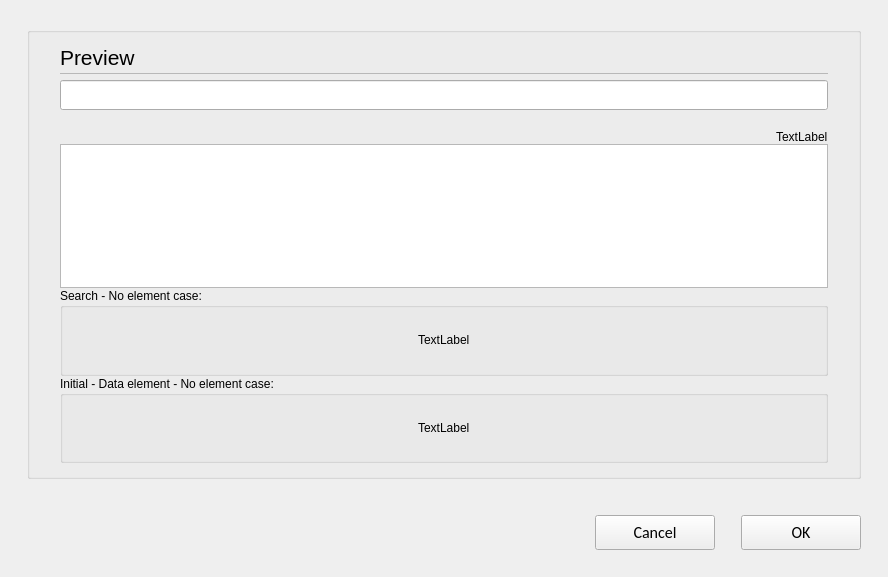
<?xml version="1.0" encoding="UTF-8"?>
<ui version="4.0">
 <class>C_SdNdeDbSelectDataPools</class>
 <widget class="QWidget" name="C_SdNdeDbSelectDataPools">
  <property name="geometry">
   <rect>
    <x>0</x>
    <y>0</y>
    <width>888</width>
    <height>577</height>
   </rect>
  </property>
  <property name="windowTitle">
   <string>C_SdNdeDbSelectDataPools</string>
  </property>
  <layout class="QVBoxLayout" name="verticalLayout">
   <property name="leftMargin">
    <number>27</number>
   </property>
   <property name="topMargin">
    <number>27</number>
   </property>
   <property name="rightMargin">
    <number>27</number>
   </property>
   <property name="bottomMargin">
    <number>0</number>
   </property>
   <item>
    <widget class="QGroupBox" name="pc_GroupBoxGeneral_5">
     <property name="styleRole" stdset="0">
      <string>default</string>
     </property>
     <property name="title">
      <string/>
     </property>
     <layout class="QVBoxLayout" name="verticalLayout_6">
      <property name="spacing">
       <number>0</number>
      </property>
      <property name="leftMargin">
       <number>30</number>
      </property>
      <property name="rightMargin">
       <number>30</number>
      </property>
      <property name="bottomMargin">
       <number>13</number>
      </property>
      <item>
       <layout class="QHBoxLayout" name="horizontalLayout_7" stretch="0,1">
        <property name="spacing">
         <number>6</number>
        </property>
        <item>
         <widget class="stw::opensyde_gui_elements::C_OgeLabContextMenuBase" name="pc_LabelHeadingPreview">
          <property name="styleRole" stdset="0">
           <string>heading-group-bold</string>
          </property>
          <property name="minimumSize">
           <size>
            <width>0</width>
            <height>30</height>
           </size>
          </property>
          <property name="maximumSize">
           <size>
            <width>16777215</width>
            <height>30</height>
           </size>
          </property>
          <property name="font">
           <font>
            <family>Segoe UI</family>
            <pointsize>16</pointsize>
           </font>
          </property>
          <property name="text">
           <string>Preview</string>
          </property>
         </widget>
        </item>
        <item>
         <spacer name="horizontalSpacer_10">
          <property name="orientation">
           <enum>Qt::Horizontal</enum>
          </property>
          <property name="sizeHint" stdset="0">
           <size>
            <width>40</width>
            <height>1</height>
           </size>
          </property>
         </spacer>
        </item>
       </layout>
      </item>
      <item>
       <layout class="QHBoxLayout" name="horizontalLayout_20" stretch="0">
        <property name="spacing">
         <number>0</number>
        </property>
        <property name="topMargin">
         <number>1</number>
        </property>
        <property name="rightMargin">
         <number>0</number>
        </property>
        <property name="bottomMargin">
         <number>0</number>
        </property>
        <item>
         <widget class="QFrame" name="pc_Frame_3">
          <property name="styleRole" stdset="0">
           <string>fra-separator</string>
          </property>
          <property name="minimumSize">
           <size>
            <width>0</width>
            <height>1</height>
           </size>
          </property>
          <property name="maximumSize">
           <size>
            <width>16777215</width>
            <height>1</height>
           </size>
          </property>
          <property name="frameShape">
           <enum>QFrame::StyledPanel</enum>
          </property>
          <property name="frameShadow">
           <enum>QFrame::Raised</enum>
          </property>
         </widget>
        </item>
       </layout>
      </item>
      <item>
       <spacer name="verticalSpacer_6">
        <property name="orientation">
         <enum>Qt::Vertical</enum>
        </property>
        <property name="sizeType">
         <enum>QSizePolicy::Fixed</enum>
        </property>
        <property name="sizeHint" stdset="0">
         <size>
          <width>6</width>
          <height>6</height>
         </size>
        </property>
       </spacer>
      </item>
      <item>
       <widget class="stw::opensyde_gui_elements::C_OgeLeProperties" name="pc_LineEditSearch">
        <property name="minimumSize">
         <size>
          <width>0</width>
          <height>30</height>
         </size>
        </property>
        <property name="maximumSize">
         <size>
          <width>16777215</width>
          <height>30</height>
         </size>
        </property>
       </widget>
      </item>
      <item>
       <layout class="QHBoxLayout" name="horizontalLayout_3">
        <property name="topMargin">
         <number>20</number>
        </property>
        <item>
         <spacer name="horizontalSpacer_7">
          <property name="orientation">
           <enum>Qt::Horizontal</enum>
          </property>
          <property name="sizeHint" stdset="0">
           <size>
            <width>1</width>
            <height>10</height>
           </size>
          </property>
         </spacer>
        </item>
        <item>
         <widget class="stw::opensyde_gui_elements::C_OgeLabToolTipBase" name="pc_LabelSelection">
          <property name="styleRole" stdset="0">
           <string>group-item</string>
          </property>
          <property name="text">
           <string>TextLabel</string>
          </property>
         </widget>
        </item>
       </layout>
      </item>
      <item>
       <widget class="stw::opensyde_gui::C_TblTreDataElementView" name="pc_TreeView"/>
      </item>
      <item>
       <widget class="QGroupBox" name="pc_GroupBoxSearchNoElementsFound">
        <property name="styleRole" stdset="0">
         <string>transparent</string>
        </property>
        <property name="title">
         <string>Search - No element case:</string>
        </property>
        <layout class="QHBoxLayout" name="horizontalLayout">
         <item>
          <spacer name="horizontalSpacer">
           <property name="orientation">
            <enum>Qt::Horizontal</enum>
           </property>
           <property name="sizeHint" stdset="0">
            <size>
             <width>259</width>
             <height>20</height>
            </size>
           </property>
          </spacer>
         </item>
         <item>
          <layout class="QVBoxLayout" name="verticalLayout_2">
           <item>
            <spacer name="verticalSpacer">
             <property name="orientation">
              <enum>Qt::Vertical</enum>
             </property>
             <property name="sizeHint" stdset="0">
              <size>
               <width>20</width>
               <height>40</height>
              </size>
             </property>
            </spacer>
           </item>
           <item>
            <widget class="stw::opensyde_gui_elements::C_OgeLabToolTipBase" name="pc_LabelSearchNoElementsFound">
             <property name="styleRole" stdset="0">
              <string>group-item</string>
             </property>
             <property name="text">
              <string>TextLabel</string>
             </property>
            </widget>
           </item>
           <item>
            <spacer name="verticalSpacer_2">
             <property name="orientation">
              <enum>Qt::Vertical</enum>
             </property>
             <property name="sizeHint" stdset="0">
              <size>
               <width>20</width>
               <height>40</height>
              </size>
             </property>
            </spacer>
           </item>
          </layout>
         </item>
         <item>
          <spacer name="horizontalSpacer_2">
           <property name="orientation">
            <enum>Qt::Horizontal</enum>
           </property>
           <property name="sizeHint" stdset="0">
            <size>
             <width>259</width>
             <height>20</height>
            </size>
           </property>
          </spacer>
         </item>
        </layout>
       </widget>
      </item>
      <item>
       <widget class="QGroupBox" name="pc_GroupBoxInitialDataElementNoElements">
        <property name="styleRole" stdset="0">
         <string>transparent</string>
        </property>
        <property name="title">
         <string>Initial - Data element - No element case:</string>
        </property>
        <layout class="QHBoxLayout" name="horizontalLayout_4">
         <item>
          <spacer name="horizontalSpacer_8">
           <property name="orientation">
            <enum>Qt::Horizontal</enum>
           </property>
           <property name="sizeHint" stdset="0">
            <size>
             <width>259</width>
             <height>20</height>
            </size>
           </property>
          </spacer>
         </item>
         <item>
          <layout class="QVBoxLayout" name="verticalLayout_7">
           <item>
            <spacer name="verticalSpacer_5">
             <property name="orientation">
              <enum>Qt::Vertical</enum>
             </property>
             <property name="sizeHint" stdset="0">
              <size>
               <width>20</width>
               <height>40</height>
              </size>
             </property>
            </spacer>
           </item>
           <item>
            <widget class="stw::opensyde_gui_elements::C_OgeLabToolTipBase" name="pc_LabelInitialDataElementsNoElements">
             <property name="styleRole" stdset="0">
              <string>group-item</string>
             </property>
             <property name="text">
              <string>TextLabel</string>
             </property>
            </widget>
           </item>
           <item>
            <spacer name="verticalSpacer_8">
             <property name="orientation">
              <enum>Qt::Vertical</enum>
             </property>
             <property name="sizeHint" stdset="0">
              <size>
               <width>20</width>
               <height>40</height>
              </size>
             </property>
            </spacer>
           </item>
          </layout>
         </item>
         <item>
          <spacer name="horizontalSpacer_11">
           <property name="orientation">
            <enum>Qt::Horizontal</enum>
           </property>
           <property name="sizeHint" stdset="0">
            <size>
             <width>259</width>
             <height>20</height>
            </size>
           </property>
          </spacer>
         </item>
        </layout>
       </widget>
      </item>
     </layout>
    </widget>
   </item>
   <item>
    <spacer name="pc_VerticalSpacerButtonsObove">
     <property name="orientation">
      <enum>Qt::Vertical</enum>
     </property>
     <property name="sizeType">
      <enum>QSizePolicy::Fixed</enum>
     </property>
     <property name="sizeHint" stdset="0">
      <size>
       <width>20</width>
       <height>30</height>
      </size>
     </property>
    </spacer>
   </item>
   <item>
    <layout class="QHBoxLayout" name="horizontalLayout_22">
     <item>
      <spacer name="horizontalSpacer_9">
       <property name="orientation">
        <enum>Qt::Horizontal</enum>
       </property>
       <property name="sizeHint" stdset="0">
        <size>
         <width>40</width>
         <height>20</height>
        </size>
       </property>
      </spacer>
     </item>
     <item>
      <widget class="QPushButton" name="pc_PushButtonCancel">
       <property name="styleRole" stdset="0">
        <string>cancel</string>
       </property>
       <property name="minimumSize">
        <size>
         <width>120</width>
         <height>35</height>
        </size>
       </property>
       <property name="maximumSize">
        <size>
         <width>120</width>
         <height>35</height>
        </size>
       </property>
       <property name="font">
        <font>
         <family>Calibri</family>
         <pointsize>12</pointsize>
        </font>
       </property>
       <property name="text">
        <string>Cancel</string>
       </property>
      </widget>
     </item>
     <item>
      <spacer name="horizontalSpacer_4">
       <property name="orientation">
        <enum>Qt::Horizontal</enum>
       </property>
       <property name="sizeType">
        <enum>QSizePolicy::Fixed</enum>
       </property>
       <property name="sizeHint" stdset="0">
        <size>
         <width>20</width>
         <height>20</height>
        </size>
       </property>
      </spacer>
     </item>
     <item>
      <widget class="QPushButton" name="pc_PushButtonOk">
       <property name="styleRole" stdset="0">
        <string>dialog</string>
       </property>
       <property name="minimumSize">
        <size>
         <width>120</width>
         <height>35</height>
        </size>
       </property>
       <property name="maximumSize">
        <size>
         <width>120</width>
         <height>35</height>
        </size>
       </property>
       <property name="font">
        <font>
         <family>Calibri</family>
         <pointsize>12</pointsize>
        </font>
       </property>
       <property name="text">
        <string>OK</string>
       </property>
      </widget>
     </item>
    </layout>
   </item>
   <item>
    <spacer name="verticalSpacer_7">
     <property name="orientation">
      <enum>Qt::Vertical</enum>
     </property>
     <property name="sizeType">
      <enum>QSizePolicy::Fixed</enum>
     </property>
     <property name="sizeHint" stdset="0">
      <size>
       <width>20</width>
       <height>27</height>
      </size>
     </property>
    </spacer>
   </item>
  </layout>
 </widget>
 <customwidgets>
  <customwidget>
   <class>stw::opensyde_gui_elements::C_OgeLabContextMenuBase</class>
   <extends>QLabel</extends>
   <header>C_OgeLabContextMenuBase.hpp</header>
  </customwidget>
  <customwidget>
   <class>stw::opensyde_gui_elements::C_OgeLabToolTipBase</class>
   <extends>QLabel</extends>
   <header>C_OgeLabToolTipBase.hpp</header>
  </customwidget>
  <customwidget>
   <class>stw::opensyde_gui_elements::C_OgeLeProperties</class>
   <extends>QLineEdit</extends>
   <header>C_OgeLeProperties.hpp</header>
  </customwidget>
  <customwidget>
   <class>stw::opensyde_gui::C_TblTreDataElementView</class>
   <extends>QTreeView</extends>
   <header>C_TblTreDataElementView.hpp</header>
  </customwidget>
 </customwidgets>
 <resources/>
 <connections/>
</ui>
